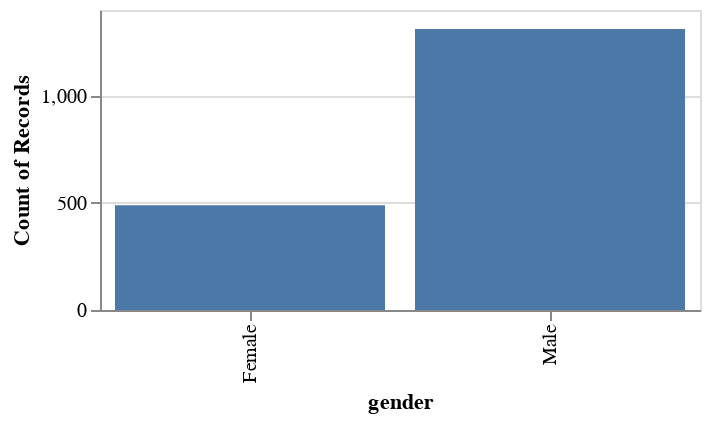

Notebook code for this chart:
### Code cell
alt.Chart(qna).mark_bar().encode(
    alt.X('gender:N'),
    alt.Y('count()'),
    alt.Tooltip(['count()'])
).properties(
    width=300,
    height=150)

### Figure 1 — Vega-Lite specification as saved in the notebook (floating-point values rounded to 4 significant figures; data arrays with more than 128 entries replaced by an {"elided": "..."} marker saying what was removed)
{"config": {"view": {"continuousWidth": 300, "continuousHeight": 300}}, "data": {"name": "data-f90c32cf02a3a7ffba0e6b1b5bc01796"}, "mark": {"type": "bar"}, "encoding": {"tooltip": [{"aggregate": "count", "type": "quantitative"}], "x": {"field": "gender", "type": "nominal"}, "y": {"aggregate": "count", "type": "quantitative"}}, "height": 150, "width": 300, "$schema": "https://vega.github.io/schema/vega-lite/v5.20.1.json", "datasets": {"data-f90c32cf02a3a7ffba0e6b1b5bc01796": {"elided": "1800 records"}}}
